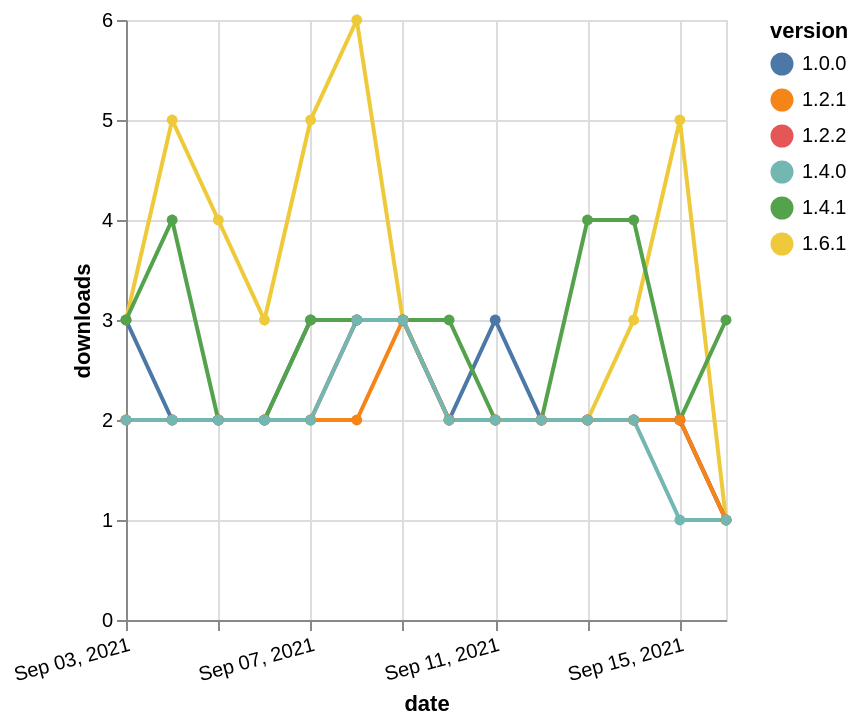

Describe this chart as a Vega-Lite specification.
### Vega-Lite specification from a JSON file in a GitHub repository (floating-point values rounded to 4 significant figures)
{"$schema": "https://vega.github.io/schema/vega-lite/v5.json", "description": "A simple bar chart with embedded data.", "data": {"values": [{"date": "2021-09-03", "total": 297, "delta": 3, "version": "1.6.1"}, {"date": "2021-09-04", "total": 302, "delta": 5, "version": "1.6.1"}, {"date": "2021-09-05", "total": 306, "delta": 4, "version": "1.6.1"}, {"date": "2021-09-06", "total": 309, "delta": 3, "version": "1.6.1"}, {"date": "2021-09-07", "total": 314, "delta": 5, "version": "1.6.1"}, {"date": "2021-09-08", "total": 320, "delta": 6, "version": "1.6.1"}, {"date": "2021-09-09", "total": 323, "delta": 3, "version": "1.6.1"}, {"date": "2021-09-10", "total": 325, "delta": 2, "version": "1.6.1"}, {"date": "2021-09-11", "total": 327, "delta": 2, "version": "1.6.1"}, {"date": "2021-09-12", "total": 329, "delta": 2, "version": "1.6.1"}, {"date": "2021-09-13", "total": 331, "delta": 2, "version": "1.6.1"}, {"date": "2021-09-14", "total": 334, "delta": 3, "version": "1.6.1"}, {"date": "2021-09-15", "total": 339, "delta": 5, "version": "1.6.1"}, {"date": "2021-09-16", "total": 340, "delta": 1, "version": "1.6.1"}, {"date": "2021-09-03", "total": 1669, "delta": 3, "version": "1.0.0"}, {"date": "2021-09-04", "total": 1671, "delta": 2, "version": "1.0.0"}, {"date": "2021-09-05", "total": 1673, "delta": 2, "version": "1.0.0"}, {"date": "2021-09-06", "total": 1675, "delta": 2, "version": "1.0.0"}, {"date": "2021-09-07", "total": 1678, "delta": 3, "version": "1.0.0"}, {"date": "2021-09-08", "total": 1681, "delta": 3, "version": "1.0.0"}, {"date": "2021-09-09", "total": 1684, "delta": 3, "version": "1.0.0"}, {"date": "2021-09-10", "total": 1686, "delta": 2, "version": "1.0.0"}, {"date": "2021-09-11", "total": 1689, "delta": 3, "version": "1.0.0"}, {"date": "2021-09-12", "total": 1691, "delta": 2, "version": "1.0.0"}, {"date": "2021-09-13", "total": 1693, "delta": 2, "version": "1.0.0"}, {"date": "2021-09-14", "total": 1695, "delta": 2, "version": "1.0.0"}, {"date": "2021-09-15", "total": 1697, "delta": 2, "version": "1.0.0"}, {"date": "2021-09-16", "total": 1698, "delta": 1, "version": "1.0.0"}, {"date": "2021-09-03", "total": 479, "delta": 3, "version": "1.4.1"}, {"date": "2021-09-04", "total": 483, "delta": 4, "version": "1.4.1"}, {"date": "2021-09-05", "total": 485, "delta": 2, "version": "1.4.1"}, {"date": "2021-09-06", "total": 487, "delta": 2, "version": "1.4.1"}, {"date": "2021-09-07", "total": 490, "delta": 3, "version": "1.4.1"}, {"date": "2021-09-08", "total": 493, "delta": 3, "version": "1.4.1"}, {"date": "2021-09-09", "total": 496, "delta": 3, "version": "1.4.1"}, {"date": "2021-09-10", "total": 499, "delta": 3, "version": "1.4.1"}, {"date": "2021-09-11", "total": 501, "delta": 2, "version": "1.4.1"}, {"date": "2021-09-12", "total": 503, "delta": 2, "version": "1.4.1"}, {"date": "2021-09-13", "total": 507, "delta": 4, "version": "1.4.1"}, {"date": "2021-09-14", "total": 511, "delta": 4, "version": "1.4.1"}, {"date": "2021-09-15", "total": 513, "delta": 2, "version": "1.4.1"}, {"date": "2021-09-16", "total": 516, "delta": 3, "version": "1.4.1"}, {"date": "2021-09-03", "total": 1069, "delta": 2, "version": "1.2.2"}, {"date": "2021-09-04", "total": 1071, "delta": 2, "version": "1.2.2"}, {"date": "2021-09-05", "total": 1073, "delta": 2, "version": "1.2.2"}, {"date": "2021-09-06", "total": 1075, "delta": 2, "version": "1.2.2"}, {"date": "2021-09-07", "total": 1077, "delta": 2, "version": "1.2.2"}, {"date": "2021-09-08", "total": 1080, "delta": 3, "version": "1.2.2"}, {"date": "2021-09-09", "total": 1083, "delta": 3, "version": "1.2.2"}, {"date": "2021-09-10", "total": 1085, "delta": 2, "version": "1.2.2"}, {"date": "2021-09-11", "total": 1087, "delta": 2, "version": "1.2.2"}, {"date": "2021-09-12", "total": 1089, "delta": 2, "version": "1.2.2"}, {"date": "2021-09-13", "total": 1091, "delta": 2, "version": "1.2.2"}, {"date": "2021-09-14", "total": 1093, "delta": 2, "version": "1.2.2"}, {"date": "2021-09-15", "total": 1095, "delta": 2, "version": "1.2.2"}, {"date": "2021-09-16", "total": 1096, "delta": 1, "version": "1.2.2"}, {"date": "2021-09-03", "total": 948, "delta": 2, "version": "1.2.1"}, {"date": "2021-09-04", "total": 950, "delta": 2, "version": "1.2.1"}, {"date": "2021-09-05", "total": 952, "delta": 2, "version": "1.2.1"}, {"date": "2021-09-06", "total": 954, "delta": 2, "version": "1.2.1"}, {"date": "2021-09-07", "total": 956, "delta": 2, "version": "1.2.1"}, {"date": "2021-09-08", "total": 958, "delta": 2, "version": "1.2.1"}, {"date": "2021-09-09", "total": 961, "delta": 3, "version": "1.2.1"}, {"date": "2021-09-10", "total": 963, "delta": 2, "version": "1.2.1"}, {"date": "2021-09-11", "total": 965, "delta": 2, "version": "1.2.1"}, {"date": "2021-09-12", "total": 967, "delta": 2, "version": "1.2.1"}, {"date": "2021-09-13", "total": 969, "delta": 2, "version": "1.2.1"}, {"date": "2021-09-14", "total": 971, "delta": 2, "version": "1.2.1"}, {"date": "2021-09-15", "total": 973, "delta": 2, "version": "1.2.1"}, {"date": "2021-09-16", "total": 974, "delta": 1, "version": "1.2.1"}, {"date": "2021-09-03", "total": 834, "delta": 2, "version": "1.4.0"}, {"date": "2021-09-04", "total": 836, "delta": 2, "version": "1.4.0"}, {"date": "2021-09-05", "total": 838, "delta": 2, "version": "1.4.0"}, {"date": "2021-09-06", "total": 840, "delta": 2, "version": "1.4.0"}, {"date": "2021-09-07", "total": 842, "delta": 2, "version": "1.4.0"}, {"date": "2021-09-08", "total": 845, "delta": 3, "version": "1.4.0"}, {"date": "2021-09-09", "total": 848, "delta": 3, "version": "1.4.0"}, {"date": "2021-09-10", "total": 850, "delta": 2, "version": "1.4.0"}, {"date": "2021-09-11", "total": 852, "delta": 2, "version": "1.4.0"}, {"date": "2021-09-12", "total": 854, "delta": 2, "version": "1.4.0"}, {"date": "2021-09-13", "total": 856, "delta": 2, "version": "1.4.0"}, {"date": "2021-09-14", "total": 858, "delta": 2, "version": "1.4.0"}, {"date": "2021-09-15", "total": 859, "delta": 1, "version": "1.4.0"}, {"date": "2021-09-16", "total": 860, "delta": 1, "version": "1.4.0"}]}, "width": "container", "mark": {"type": "line", "point": {"filled": true}}, "encoding": {"x": {"field": "date", "type": "temporal", "timeUnit": "yearmonthdate", "title": "date", "axis": {"labelAngle": -15}}, "y": {"field": "delta", "type": "quantitative", "title": "downloads"}, "color": {"field": "version", "type": "nominal"}, "tooltip": {"field": "delta"}}}
